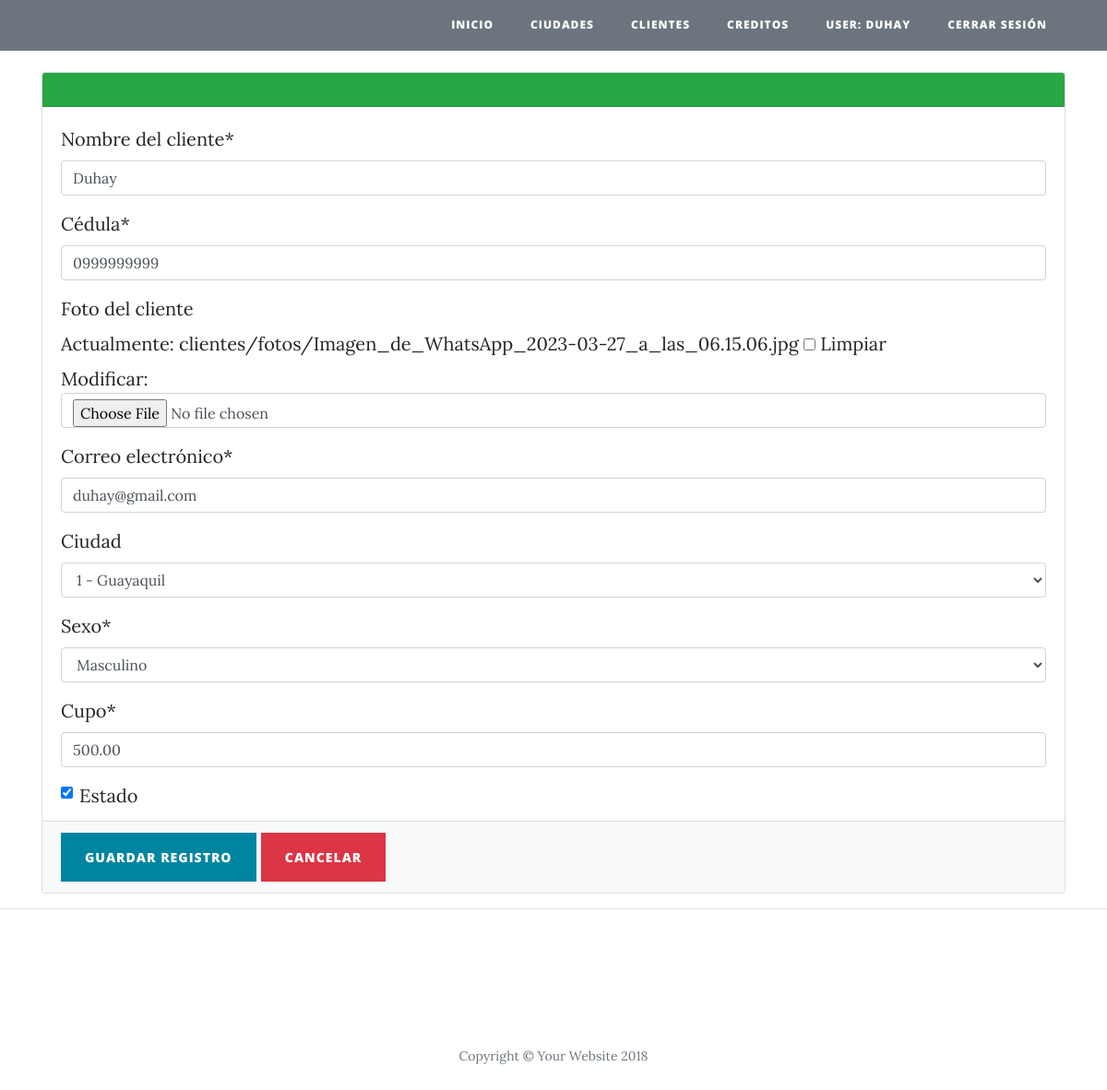
The app's page /editar_cliente/1/ (signed in) with its own data.
### Core/models.py (models this page shows, shortened)
class Cliente(models.Model):
    nombre = models.CharField("Cliente",max_length=50)
    cedula = models.CharField("Cedula",max_length=10)
    foto = models.FileField(upload_to='clientes/fotos', null=True, blank=True)
    email = models.EmailField("Correo")
    ciudad = models.ForeignKey(Ciudad,on_delete=models.PROTECT,null=True,blank=True)
    sexo = models.CharField("Sexo", choices=genero, default=genero[0][0], max_length=1)
    cupo = models.DecimalField("Cupo",max_digits=10,decimal_places=2,default=Decimal(0))
    estado = models.BooleanField('Estado', default = True)
    fecha_creacion = models.DateField('Fecha de creación', auto_now = True, auto_now_add = False)

### Core/views.py (the view, shortened to what this page needs)
# urls.py: path('editar_cliente/<int:pk>/', EditarClienteView.as_view(), name='editar_cliente'),
class EditarClienteView(UpdateView):
    model = Cliente
    form_class = ClienteForm
    template_name = 'Clientes/cliente.html'
    success_url = reverse_lazy('clientes')

### Core/forms.py
class ClienteForm(forms.ModelForm):
    class Meta:
        model = Cliente
        fields = '__all__'
        labels = {
            'nombre': 'Nombre del cliente',
            'cedula': 'Cédula',
            'foto': 'Foto del cliente',
            'email': 'Correo electrónico',
            'ciudad': 'Ciudad',
            'sexo': 'Sexo',
            'cupo': 'Cupo',
            'estado': 'Estado'
        }
        widgets = {
            'nombre': forms.TextInput(attrs={'class': 'form-control'}),
            'cedula': forms.TextInput(attrs={'class': 'form-control'}),
            'foto': forms.ClearableFileInput(attrs={'class': 'form-control'}),
            'email': forms.EmailInput(attrs={'class': 'form-control'}),
            'ciudad': forms.Select(attrs={'class': 'form-control'}),
            'sexo': forms.Select(attrs={'class': 'form-control'}),
            'cupo': forms.NumberInput(attrs={'class': 'form-control'}),
            'estado': forms.CheckboxInput(attrs={'class': 'form-check-input'})
        }

### Core/models.py (called while the page is built)
    def __str__(self):
        return f'{self.id} - {self.descripcion}'

### Core/templates/Clientes/cliente.html (shortened to what this page needs)
{% extends 'form.html' %}
{% block load %}
    {% load static %}
    {% load crispy_forms_tags %}
{% endblock %}
{% block controls %}
     {{ form|crispy }}
{% endblock %}
{% block botones %}
    <button type="submit" class="btn btn-primary">
        Guardar registro
    </button>
    <a href="{% url 'clientes' %}" class="btn btn-danger ">
        Cancelar
    </a>
{% endblock %}

### Core/templates/index.html (shortened to what this page needs)
{% load static %}
<!DOCTYPE html>
<html lang="es">
  <head>
    <link href="{% static 'vendor/bootstrap/css/bootstrap.min.css' %}" rel="stylesheet">
    <link href="{% static 'vendor/fontawesome-free/css/all.min.css' %}" rel="stylesheet" type="text/css">
    <link href="{% static 'css/clean-blog.min.css' %}" rel="stylesheet">
  </head>
  <body>
    <nav class="navbar navbar-expand-lg navbar-light bg-secondary fixed-top" id="mainNav">
      <div class="container">
        <a class="navbar-brand" href="{% url 'inicio' %}">{{ title }}</a>
        <div class="collapse navbar-collapse" id="navbarResponsive">
          <ul class="navbar-nav ml-auto">
            <li class="nav-item">
              <a class="nav-link" href="{% url 'inicio' %}">Inicio</a>
            </li>
            <li class="nav-item">
              <a class="nav-link" href="{% url 'ciudad' %}">Ciudades</a>
            </li>
            <li class="nav-item">
              <a class="nav-link" href="{% url 'clientes' %}">Clientes</a>
            </li>
            <li class="nav-item">
              <a class="nav-link" href="{% url 'cuenta' %}">Creditos</a>
            </li>
            <li class="nav-item">
              <a class="nav-link" href="#">User: {{ user.username }}</a>
            </li>
            <li class="nav-item">
              <a class="nav-link" href="{% url 'logout' %}">Cerrar Sesión</a>
            </li>
          </ul>
        </div>
      </div>
    </nav>
    {% block contenido %}{% endblock %}
    <hr>
    <footer>
      <div class="container">
        <div class="row">
          <div class="col-lg-8 col-md-10 mx-auto">
            <ul class="list-inline text-center">
              <li class="list-inline-item">
                <a href="#">
                  <span class="fa-stack fa-lg">
                    <i class="fas fa-circle fa-stack-2x"></i>
                    <i class="fab fa-twitter fa-stack-1x fa-inverse"></i>
                  </span>
                </a>
              </li>
              <li class="list-inline-item">
                <a href="#">
                  <span class="fa-stack fa-lg">
                    <i class="fas fa-circle fa-stack-2x"></i>
                    <i class="fab fa-facebook-f fa-stack-1x fa-inverse"></i>
                  </span>
                </a>
              </li>
              <li class="list-inline-item">
                <a href="#">
                  <span class="fa-stack fa-lg">
                    <i class="fas fa-circle fa-stack-2x"></i>
                    <i class="fab fa-github fa-stack-1x fa-inverse"></i>
                  </span>
                </a>
              </li>
            </ul>
            <p class="copyright text-muted">Copyright &copy; Your Website 2018</p>
          </div>
        </div>
      </div>
    </footer>
  </body>
</html>

### records on screen
Cliente: nombre "Duhay", cedula "0999999999", email "duhay@gmail.com", ciudad "1 - Guayaquil", sexo "Masculino", cupo "500.00", estado "☑"

### other values on screen
{{ user.username }} "DUHAY"
